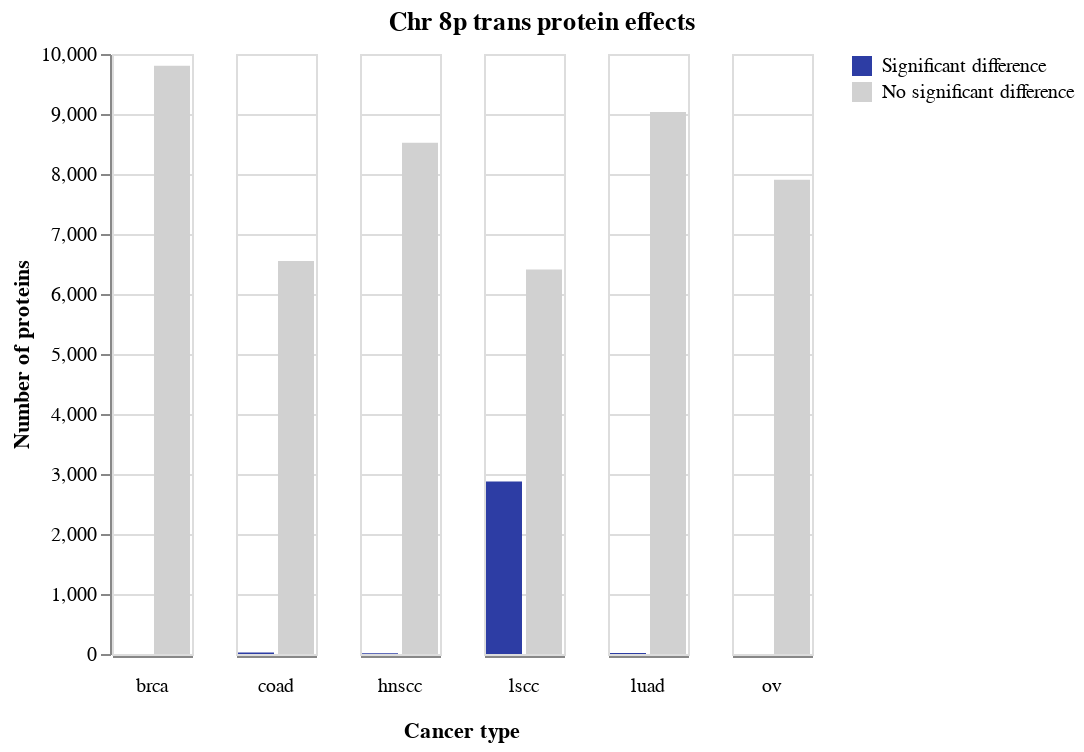

Write notebook code for a chart like this one.
### Code cell
cnvutils.make_ttest_plot(
    chromosome=8,
    arm="p",
    gain_or_loss="loss",
    cis_or_trans="trans",
    proteomics_or_transcriptomics="proteomics",
)

### Figure 1 — Vega-Lite specification as saved in the notebook (floating-point values rounded to 4 significant figures)
{"config": {"view": {"continuousWidth": 400, "continuousHeight": 300}, "header": {"labelOrient": "bottom", "titleOrient": "bottom", "titlePadding": 2}, "title": {"anchor": "middle"}}, "data": {"name": "data-d0e26cd103b71a24cd55fc6becc576e7"}, "facet": {"column": {"field": "cancer_type", "title": "Cancer type", "type": "nominal"}}, "spec": {"mark": "bar", "encoding": {"color": {"field": "count_type", "scale": {"domain": ["Significant difference", "No significant difference"], "range": ["#2d3da4", "#d1d1d1"]}, "sort": ["Significant difference"], "title": null, "type": "nominal"}, "x": {"axis": {"labels": false, "ticks": false, "title": null}, "field": "count_type", "sort": ["Significant difference"], "type": "nominal"}, "y": {"axis": {"title": "Number of proteins"}, "field": "protein", "type": "quantitative"}}}, "title": "Chr 8p trans protein effects", "$schema": "https://vega.github.io/schema/vega-lite/v4.17.0.json", "datasets": {"data-d0e26cd103b71a24cd55fc6becc576e7": [{"cancer_type": "brca", "count_type": "Significant difference", "protein": 1}, {"cancer_type": "brca", "count_type": "No significant difference", "protein": 9806}, {"cancer_type": "coad", "count_type": "Significant difference", "protein": 26}, {"cancer_type": "coad", "count_type": "No significant difference", "protein": 6550}, {"cancer_type": "hnscc", "count_type": "Significant difference", "protein": 12}, {"cancer_type": "hnscc", "count_type": "No significant difference", "protein": 8521}, {"cancer_type": "lscc", "count_type": "Significant difference", "protein": 2874}, {"cancer_type": "lscc", "count_type": "No significant difference", "protein": 6407}, {"cancer_type": "luad", "count_type": "Significant difference", "protein": 18}, {"cancer_type": "luad", "count_type": "No significant difference", "protein": 9033}, {"cancer_type": "ov", "count_type": "No significant difference", "protein": 7906}]}}
